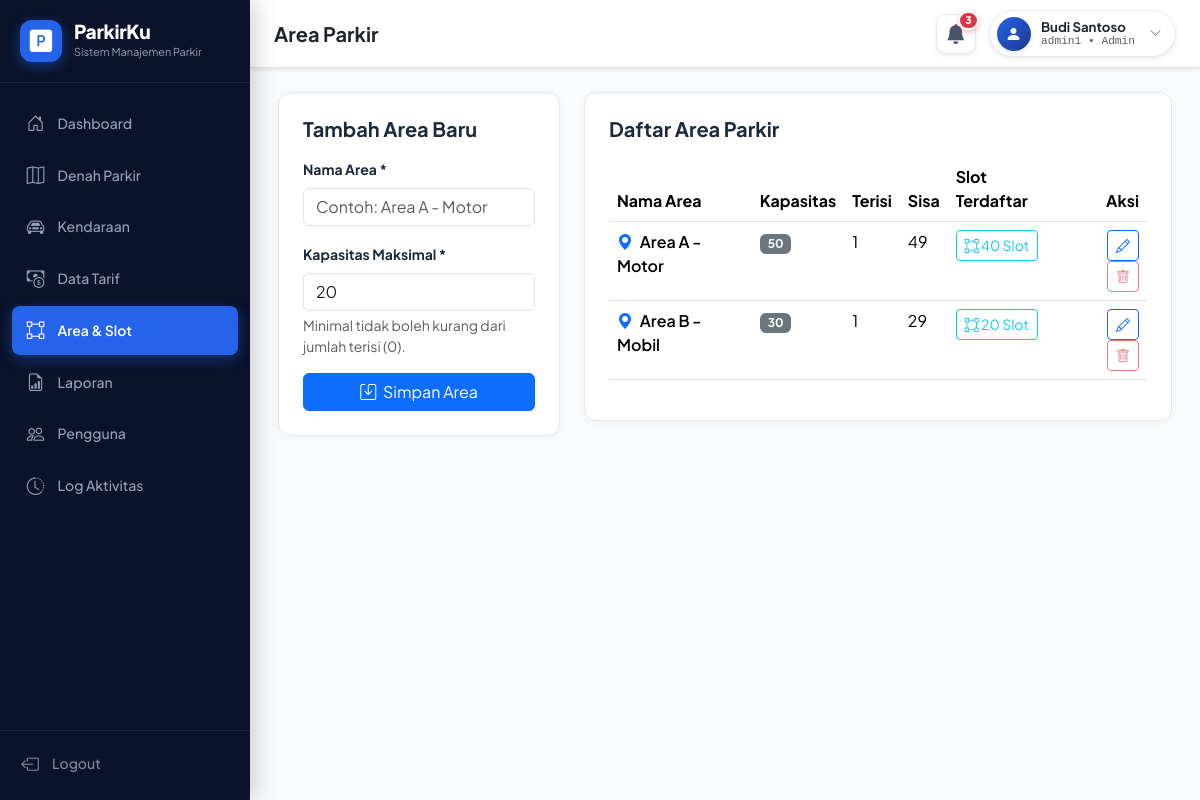
The app's page /admin/area.php (signed in) with its own data.
### tables this page shows
CREATE TABLE `tb_area_parkir` (
  `id_area` int(11) NOT NULL AUTO_INCREMENT,
  `nama_area` varchar(50) NOT NULL,
  `kapasitas` int(5) NOT NULL,
  `terisi` int(5) NOT NULL DEFAULT 0,
  PRIMARY KEY (`id_area`),
  CONSTRAINT `CONSTRAINT_1` CHECK (`kapasitas` >= 0),
  CONSTRAINT `CONSTRAINT_2` CHECK (`terisi` >= 0 and `terisi` <= `kapasitas`)
);

### includes/bootstrap.php (called while the page is built, shortened)
<?php
$configFile = __DIR__ . "/../config/config.php";
$config = file_exists($configFile)
    ? require $configFile
    : require __DIR__ . "/../config/config.example.php";
require_once __DIR__ . "/functions.php";

### config/config.example.php (called while the page is built)
<?php
return [
    "db_host" => "127.0.0.1",
    "db_name" => "parkir",
    "db_user" => "root",
    "db_pass" => "",
    "base_url" => "/aplikasi-parkir",
    "timezone" => "Asia/Jakarta",
];

### admin/area.php (the view, shortened to what this page needs)
<?php
require_once __DIR__ . "/../includes/bootstrap.php";
$edit = ["id_area" => 0, "nama_area" => "", "kapasitas" => 20, "terisi" => 0];
$res = $db->query("
    SELECT a.*, COUNT(s.id_slot) AS total_slot
    FROM tb_area_parkir a
    LEFT JOIN tb_slot_parkir s ON s.id_area = a.id_area
    GROUP BY a.id_area
    ORDER BY a.id_area
");
?>
<div class="row g-4">
    <div class="col-md-4">
        <div class="pk-card p-4">
            <h5 class="fw-bold mb-3"><?= $edit["id_area"] ? "Edit Area" : "Tambah Area Baru" ?></h5>
            <form method="post">
                <div class="mb-3">
                    <label class="form-label small fw-bold">Nama Area *</label>
                    <input class="form-control" name="nama_area" maxlength="50" required placeholder="Contoh: Area A - Motor" value="<?= e($edit["nama_area"]) ?>">
                </div>
                <div class="mb-3">
                    <label class="form-label small fw-bold">Kapasitas Maksimal *</label>
                    <input class="form-control" type="number" min="<?= $edit["terisi"] ?>" name="kapasitas" required value="<?= e($edit["kapasitas"]) ?>">
                    <div class="form-text small">Minimal tidak boleh kurang dari jumlah terisi (<?= $edit["terisi"] ?>).</div>
                </div>
                <div class="d-flex gap-2">
                    <button class="btn btn-primary flex-grow-1"><i class="bi bi-save me-1"></i> Simpan Area</button>
                </div>
            </form>
        </div>
    </div>
    <div class="col-md-8">
        <div class="pk-card p-4">
            <h5 class="fw-bold mb-3">Daftar Area Parkir</h5>
            <div class="table-responsive">
                <table class="table pk-table">
                    <thead>
                        <tr>
                            <th>Nama Area</th>
                            <th>Kapasitas</th>
                            <th>Terisi</th>
                            <th>Sisa</th>
                            <th>Slot Terdaftar</th>
                            <th class="text-end">Aksi</th>
                        </tr>
                    </thead>
                    <tbody>
                        <?php while ($r = $res->fetch_assoc()): ?>
                            <?php $sisa = max(0, $r["kapasitas"] - $r["terisi"]); ?>
                            <tr>
                                <td class="fw-semibold">
                                    <i class="bi bi-geo-alt-fill text-primary me-1"></i> <?= e($r["nama_area"]) ?>
                                </td>
                                <td><span class="badge bg-secondary"><?= $r["kapasitas"] ?></span></td>
                                <td>
                                    <span class="badge-pk <?= $r["terisi"] > 0 ? 'badge-pk-danger' : 'badge-pk-secondary' ?>">
                                        <?= $r["terisi"] ?>
                                    </span>
                                </td>
                                <td>
                                    <span class="badge-pk <?= $sisa > 0 ? 'badge-pk-success' : 'badge-pk-danger' ?>">
                                        <?= $sisa ?>
                                    </span>
                                </td>
                                <td>
                                    <a href="<?= e(url("admin/slot.php?area=" . $r["id_area"])) ?>" class="btn btn-sm btn-outline-info">
                                        <i class="bi bi-bounding-box"></i> <?= $r["total_slot"] ?> Slot
                                    </a>
                                </td>
                                <td class="text-end">
                                    <a class="btn btn-sm btn-outline-primary" href="?edit=<?= $r["id_area"] ?>" title="Edit">
                                        <i class="bi bi-pencil"></i>
                                    </a>
                                    <form method="post" class="d-inline" onsubmit="return confirm('Hapus area <?= e($r['nama_area']) ?>?')">
                                        <button class="btn btn-sm btn-outline-danger" title="Hapus" <?= $r["terisi"] > 0 ? "disabled" : "" ?>>
                                            <i class="bi bi-trash"></i>
                                        </button>
                                    </form>
                                </td>
                            </tr>
                        <?php endwhile; ?>
                    </tbody>
                </table>
            </div>
        </div>
    </div>
</div>

### assets/css/style.css (style rules this page uses)
:root { --pk-primary: #1e3a8a; --pk-primary-dark: #0f172a; --pk-primary-light: #2563eb; --pk-sidebar-bg: #0b132b; --pk-sidebar-text: #94a3b8; --pk-sidebar-hover: #1e293b; --pk-sidebar-active: #2563eb; --pk-bg-light: #f8fafc; --pk-card-bg: #ffffff; --pk-border-color: #e2e8f0; --pk-success: #10b981; --pk-danger: #ef4444; --pk-warning: #f59e0b; --pk-info: #06b6d4; --pk-asphalt: #222b38; }
body { font-family: 'Plus Jakarta Sans', -apple-system, BlinkMacSystemFont, "Segoe UI", Roboto, Helvetica, Arial, sans-serif; background-color: var(--pk-bg-light); color: #1e293b; margin: 0; padding: 0; min-height: 100vh; }
.pk-card { background: #ffffff; border: 1px solid var(--pk-border-color); border-radius: 12px; box-shadow: 0 2px 8px rgba(15, 23, 42, 0.03); }

### records on screen
tb_area_parkir: nama_area "Area A - Motor", kapasitas "50", terisi "1", sisa "49", total_slot "40"
tb_area_parkir: nama_area "Area B - Mobil", kapasitas "30", terisi "1", sisa "29", total_slot "20"

### other values on screen
$title "Area Parkir"
$u["nama_lengkap"] "Budi Santoso"
$u["username"] "admin1"
$u["role"] "Admin"
$edit["terisi"] "0"
